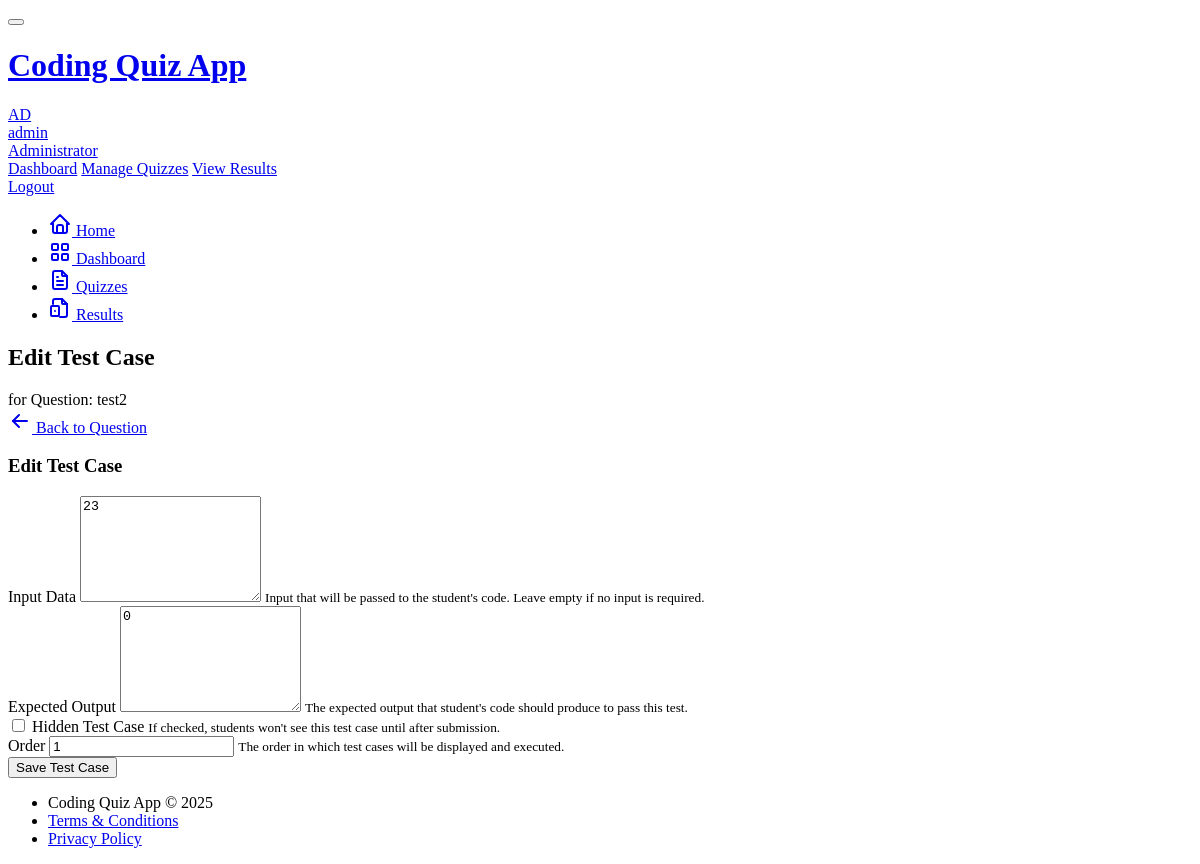
The app's page /admin/quizzes/2/questions/2/test-cases/1/edit (signed in) with its own data.
### models.py (models this page shows, shortened)
class User(UserMixin, db.Model):
    id = db.Column(db.Integer, primary_key=True)
    username = db.Column(db.String(64), unique=True, index=True)
    email = db.Column(db.String(120), unique=True, index=True)
    password_hash = db.Column(db.String(128))
    is_admin = db.Column(db.Boolean, default=False)
    created_at = db.Column(db.DateTime, default=datetime.utcnow)
    quizzes = db.relationship('Quiz', backref='author', lazy='dynamic')
    submissions = db.relationship('Submission', backref='student', lazy='dynamic')

class Question(db.Model):
    id = db.Column(db.Integer, primary_key=True)
    quiz_id = db.Column(db.Integer, db.ForeignKey('quiz.id'))
    title = db.Column(db.String(200), nullable=False)
    description = db.Column(db.Text)
    question_type = db.Column(db.String(20), nullable=False)  # 'multiple_choice', 'true_false', 'code'
    problem_statement = db.Column(db.Text, nullable=False)
    points = db.Column(db.Integer, default=10)
    order = db.Column(db.Integer, default=0)
    starter_code = db.Column(db.Text)  # Initial code provided to students
    language = db.Column(db.String(20))  # python, c, java, etc.
    options = db.relationship('QuestionOption', backref='question', lazy='dynamic', cascade='all, delete-orphan')
    test_cases = db.relationship('TestCase', backref='question', lazy='dynamic', cascade='all, delete-orphan')
    submissions = db.relationship('QuestionSubmission', backref='question', lazy='dynamic')

class TestCase(db.Model):
    id = db.Column(db.Integer, primary_key=True)
    question_id = db.Column(db.Integer, db.ForeignKey('question.id'))
    input_data = db.Column(db.Text)
    expected_output = db.Column(db.Text, nullable=False)
    is_hidden = db.Column(db.Boolean, default=False)
    order = db.Column(db.Integer, default=0)

### app/routes/admin.py (the view, shortened to what this page needs)
@admin_bp.route('/quizzes/<int:quiz_id>/questions/<int:question_id>/test-cases/<int:test_case_id>/edit', methods=['GET', 'POST'])
@admin_required
def edit_test_case(quiz_id, question_id, test_case_id):
    quiz = Quiz.query.get_or_404(quiz_id)
    question = Question.query.get_or_404(question_id)
    test_case = TestCase.query.get_or_404(test_case_id)
    if quiz.author_id != current_user.id or question.quiz_id != quiz_id or test_case.question_id != question_id:
        abort(403)
    form = TestCaseForm(obj=test_case)
    return render_template('admin/test_case_form.html',
                          form=form,
                          quiz=quiz,
                          question=question,
                          test_case=test_case,
                          title='Edit Test Case')

### forms.py
class TestCaseForm(FlaskForm):
    input_data = TextAreaField('Input Data')
    expected_output = TextAreaField('Expected Output', validators=[DataRequired()])
    is_hidden = BooleanField('Hidden Test Case')
    order = IntegerField('Order', validators=[DataRequired()])

### app/routes/admin.py (called while the page is built)
def admin_required(func):
    @wraps(func)
    @login_required
    def decorated_view(*args, **kwargs):
        if not current_user.is_admin:
            abort(403)
        return func(*args, **kwargs)
    return decorated_view

### app/templates/admin/test_case_form.html (shortened to what this page needs)
{% extends "base.html" %}
{% block page_title %}
{% if test_case %}Edit Test Case{% else %}Create Test Case{% endif %}
{% endblock %}
{% block subtitle %}
for Question: {{ question.title }}
{% endblock %}
{% block page_actions %}
<a href="{{ url_for('admin.edit_question', quiz_id=quiz.id, question_id=question.id) }}" class="btn btn-outline-primary">
    Back to Question
</a>
{% endblock %}
{% block content %}
<div class="row row-cards">
    <div class="col-md-12">
        <div class="card">
            <div class="card-header">
                <h3 class="card-title">{% if test_case %}Edit Test Case{% else %}Create Test Case{% endif %}</h3>
            </div>
            <div class="card-body">
                <form method="post" action="{% if test_case %}{{ url_for('admin.edit_test_case', quiz_id=quiz.id, question_id=question.id, test_case_id=test_case.id) }}{% else %}{{ url_for('admin.create_test_case', quiz_id=quiz.id, question_id=question.id) }}{% endif %}">
                    <div class="mb-3">
                        <label class="form-label">{{ form.input_data.label }}</label>
                        <textarea class="form-control {% if form.input_data.errors %}is-invalid{% endif %}"
                                  name="{{ form.input_data.name }}" rows="4">{{ form.input_data.data or '' }}</textarea>
                        <small class="form-hint">Input that will be passed to the student's code. Leave empty if no input is required.</small>
                    </div>
                    <div class="mb-3">
                        <label class="form-label required">{{ form.expected_output.label }}</label>
                        <textarea class="form-control {% if form.expected_output.errors %}is-invalid{% endif %}"
                                  name="{{ form.expected_output.name }}" rows="4" required>{{ form.expected_output.data or '' }}</textarea>
                        <small class="form-hint">The expected output that student's code should produce to pass this test.</small>
                    </div>
                    <div class="mb-3">
                        <label class="form-check">
                            <input type="checkbox" class="form-check-input" name="{{ form.is_hidden.name }}"
                                   {% if form.is_hidden.data %}checked{% endif %}>
                            <span class="form-check-label">{{ form.is_hidden.label }}</span>
                        </label>
                        <small class="form-hint d-block">If checked, students won't see this test case until after submission.</small>
                    </div>
                    <div class="mb-3">
                        <label class="form-label required">{{ form.order.label }}</label>
                        <input type="number" class="form-control {% if form.order.errors %}is-invalid{% endif %}"
                               name="{{ form.order.name }}" value="{{ form.order.data or '1' }}" required>
                        <small class="form-hint">The order in which test cases will be displayed and executed.</small>
                    </div>
                    <div class="form-footer">
                        <button type="submit" class="btn btn-primary">Save Test Case</button>
                    </div>
                </form>
            </div>
        </div>
    </div>
</div>
{% endblock %}

### app/templates/base.html (shortened to what this page needs)
<!DOCTYPE html>
<html lang="en">
<head>
    <link rel="stylesheet" href="https://cdn.jsdelivr.net/npm/@tabler/core@1.0.0-beta17/dist/css/tabler.min.css">
    <link rel="stylesheet" href="https://cdn.jsdelivr.net/npm/@tabler/core@1.0.0-beta17/dist/css/tabler-flags.min.css">
    <link rel="stylesheet" href="https://cdn.jsdelivr.net/npm/@tabler/core@1.0.0-beta17/dist/css/tabler-payments.min.css">
    <link rel="stylesheet" href="https://cdn.jsdelivr.net/npm/@tabler/core@1.0.0-beta17/dist/css/tabler-vendors.min.css">
    <link rel="stylesheet" href="https://cdnjs.cloudflare.com/ajax/libs/codemirror/5.65.2/codemirror.min.css">
    <link rel="stylesheet" href="https://cdnjs.cloudflare.com/ajax/libs/codemirror/5.65.2/theme/dracula.min.css">
    <link rel="stylesheet" href="{{ url_for('static', filename='css/custom.css') }}">
</head>
<body class="antialiased d-flex flex-column min-vh-100">
    <div class="page">
        <header class="navbar navbar-expand-md navbar-light d-print-none">
            <div class="container-xl">
                <button class="navbar-toggler" type="button" data-bs-toggle="collapse" data-bs-target="#navbar-menu">
                </button>
                <h1 class="navbar-brand navbar-brand-autodark d-none-navbar-horizontal pe-0 pe-md-3">
                    <a href="{{ url_for('main.index') }}">
                        Coding Quiz App
                    </a>
                </h1>
                <div class="navbar-nav flex-row order-md-last">
                    <div class="nav-item dropdown">
                        {% if current_user.is_authenticated %}
                        <a href="#" class="nav-link d-flex lh-1 text-reset p-0" data-bs-toggle="dropdown" aria-label="Open user menu">
                            <span class="avatar avatar-sm bg-primary">
                                {{ current_user.username[:2].upper() }}
                            </span>
                            <div class="d-none d-xl-block ps-2">
                                <div>{{ current_user.username }}</div>
                                <div class="mt-1 small text-muted">
                                    {% if current_user.is_admin %}Administrator{% else %}Student{% endif %}
                                </div>
                            </div>
                        </a>
                        <div class="dropdown-menu dropdown-menu-end dropdown-menu-arrow">
                            {% if current_user.is_admin %}
                            <a href="{{ url_for('admin.dashboard') }}" class="dropdown-item">Dashboard</a>
                            <a href="{{ url_for('admin.quizzes') }}" class="dropdown-item">Manage Quizzes</a>
                            <a href="{{ url_for('admin.results') }}" class="dropdown-item">View Results</a>
                            {% else %}
                            <a href="{{ url_for('student.dashboard') }}" class="dropdown-item">Dashboard</a>
                            <a href="{{ url_for('student.results') }}" class="dropdown-item">My Results</a>
                            {% endif %}
                            <a href="{{ url_for('auth.logout') }}" class="dropdown-item">Logout</a>
                        </div>
                        {% endif %}
                    </div>
                </div>
            </div>
        </header>
        <div class="navbar-expand-md">
            <div class="collapse navbar-collapse" id="navbar-menu">
                <div class="navbar navbar-light">
                    <div class="container-xl">
                        <ul class="navbar-nav">
                            <li class="nav-item {% if request.endpoint == 'main.index' %}active{% endif %}">
                                <a class="nav-link" href="{{ url_for('main.index') }}">
                                    <span class="nav-link-icon d-md-none d-lg-inline-block">
                                    </span>
                                    <span class="nav-link-title">Home</span>
                                </a>
                            </li>
                            {% if current_user.is_authenticated %}
                                {% if current_user.is_admin %}
                                <li class="nav-item {% if request.endpoint == 'admin.dashboard' %}active{% endif %}">
                                    <a class="nav-link" href="{{ url_for('admin.dashboard') }}">
                                        <span class="nav-link-icon d-md-none d-lg-inline-block">
                                        </span>
                                        <span class="nav-link-title">Dashboard</span>
                                    </a>
                                </li>
                                <li class="nav-item {% if request.endpoint == 'admin.quizzes' %}active{% endif %}">
                                    <a class="nav-link" href="{{ url_for('admin.quizzes') }}">
                                        <span class="nav-link-icon d-md-none d-lg-inline-block">
                                        </span>
                                        <span class="nav-link-title">Quizzes</span>
                                    </a>
                                </li>
                                <li class="nav-item {% if request.endpoint == 'admin.results' %}active{% endif %}">
                                    <a class="nav-link" href="{{ url_for('admin.results') }}">
                                        <span class="nav-link-icon d-md-none d-lg-inline-block">
                                        </span>
                                        <span class="nav-link-title">Results</span>
                                    </a>
                                </li>
                                {% endif %}
                            {% endif %}
                        </ul>
                    </div>
                </div>
            </div>
        </div>
        <div class="page-wrapper">
            <div class="container-xl">
                <div class="page-header d-print-none">
                    <div class="row align-items-center">
                        <div class="col">
                            <h2 class="page-title">
                                {% block page_title %}{{ title }}{% endblock %}
                            </h2>
                            <div class="text-muted mt-1">
                                {% block subtitle %}{% endblock %}
                            </div>
                        </div>
                        <div class="col-auto ms-auto">
                            {% block page_actions %}{% endblock %}
                        </div>
                    </div>
                </div>
            </div>
            <div class="page-body">
                <div class="container-xl">
                    {% block content %}{% endblock %}
                </div>
            </div>
            <footer class="footer footer-transparent d-print-none mt-auto">
                <div class="container-xl">
                    <div class="row text-center align-items-center flex-row-reverse">
                        <div class="col-12 col-lg-auto mt-3 mt-lg-0">
                            <ul class="list-inline list-inline-dots mb-0">
                                <li class="list-inline-item">
                                    Coding Quiz App &copy; 2025
                                </li>
                                <li class="list-inline-item">
                                    <a href="#" class="link-secondary">Terms & Conditions</a>
                                </li>
                                <li class="list-inline-item">
                                    <a href="#" class="link-secondary">Privacy Policy</a>
                                </li>
                            </ul>
                        </div>
                    </div>
                </div>
            </footer>
        </div>
    </div>
</body>
</html>

### static/css/custom.css (style rules this page uses)
textarea.form-control { min-height: 100px; }

### records on screen
User: username "AD", username "admin"
Question: title "test2"
TestCase: input_data "23"
